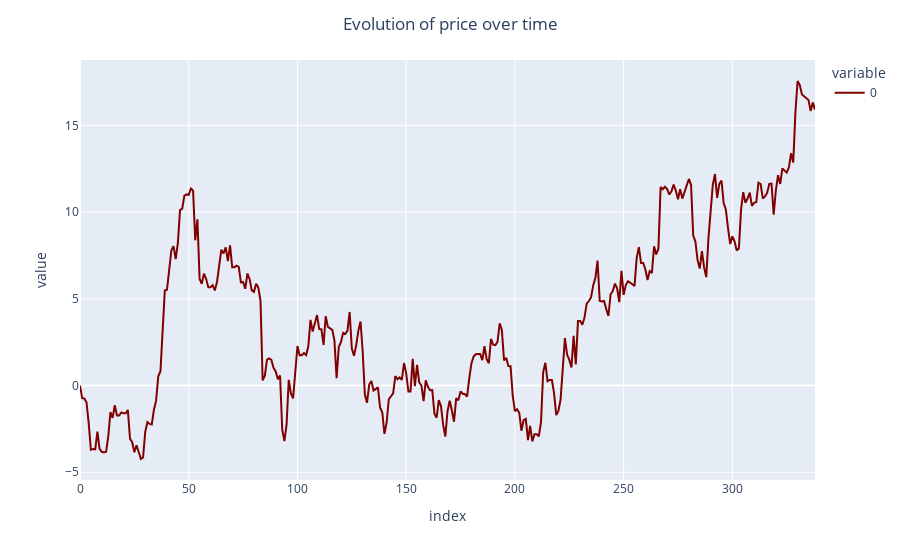

Notebook code cell kept with this figure:
### Code cell
fig = px.line(W_t)
fig.update_traces(line_color = "maroon")
fig.update_layout(title_text = "Evolution of price over time", title_x = 0.5)
fig.show()

### Figure 1 — Plotly figure (JSON) as saved in the notebook; plotly's stock layout.template omitted (floating-point values rounded to 4 significant figures; data arrays with more than 128 entries replaced by an {"elided": "..."} marker saying what was removed)
{"data": [{"hovertemplate": "variable=0<br>index=%{x}<br>value=%{y}<extra></extra>", "legendgroup": "0", "line": {"color": "maroon", "dash": "solid"}, "marker": {"symbol": "circle"}, "mode": "lines", "name": "0", "orientation": "v", "showlegend": true, "type": "scatter", "x": {"elided": "339 int values"}, "xaxis": "x", "y": {"elided": "339 float values"}, "yaxis": "y"}], "layout": {"legend": {"title": {"text": "variable"}, "tracegroupgap": 0}, "margin": {"t": 60}, "title": {"text": "Evolution of price over time", "x": 0.5}, "xaxis": {"anchor": "y", "domain": [0, 1], "title": {"text": "index"}}, "yaxis": {"anchor": "x", "domain": [0, 1], "title": {"text": "value"}}}}
